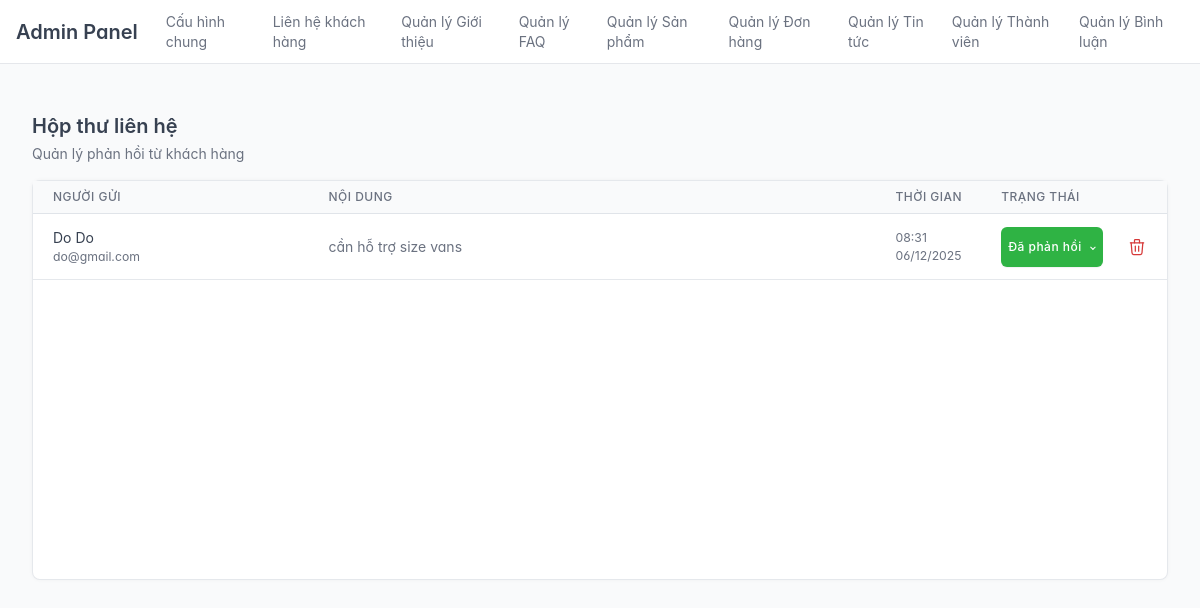
The page /public/index.php?url=admin/contact/list (signed in) on the database as committed earlier.
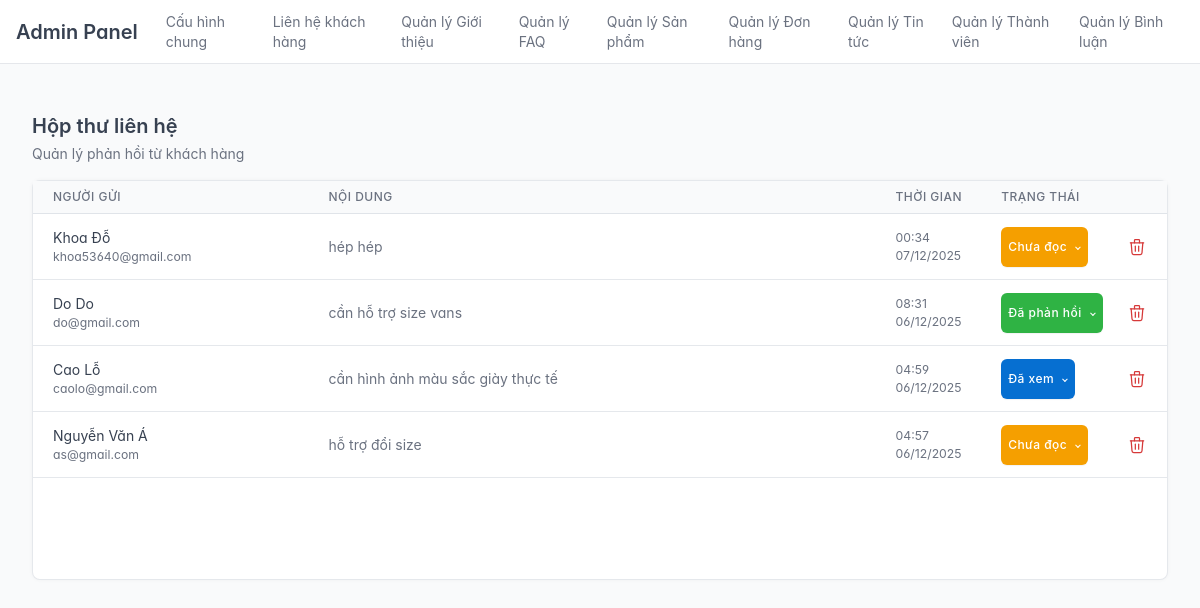
The same page on the database as committed later.
### tables this page shows
CREATE TABLE `contacts` (
  `id` int(11) NOT NULL,
  `name` varchar(100) NOT NULL,
  `email` varchar(100) NOT NULL,
  `message` text NOT NULL,
  `status` enum('unread','read','replied') NOT NULL DEFAULT 'unread',
  `submitted_at` timestamp NOT NULL DEFAULT current_timestamp(),
  `created_at` timestamp NOT NULL DEFAULT current_timestamp()
);

### app/libraries/Database.php (called while the page is built, shortened)
<?php
class Database
{
    private $host = DB_HOST;
    private $user = DB_USER;
    private $pass = DB_PASS;
    private $dbname = DB_NAME;
    private $dbh;
    private $stmt;
    public function __construct()
    {
        $dsn = 'mysql:host=' . $this->host . ';dbname=' . $this->dbname . ';charset=utf8';
        $options = [
            PDO::ATTR_PERSISTENT => true,
            PDO::ATTR_ERRMODE => PDO::ERRMODE_EXCEPTION,
            PDO::ATTR_DEFAULT_FETCH_MODE => PDO::FETCH_OBJ,
            PDO::ATTR_EMULATE_PREPARES => false,
        ];
        try
        {
            $this->dbh = new PDO($dsn, $this->user, $this->pass, $options);
        }
        catch (PDOException $e)
        {
            $this->error = $e->getMessage();
            echo $this->error;
        }
    }
    public function query($sql)
    {
        $this->stmt = $this->dbh->prepare($sql);
    }
    public function execute()
    {
        return $this->stmt->execute();
    }
    public function resultSet()
    {
        $this->execute();
        return $this->stmt->fetchAll();
    }
}

### app/models/Contact.php (called while the page is built, shortened)
<?php
class Contact {
    private $db;
    public function __construct() {
        $this->db = new Database;
    }
    public function all() {
        $this->db->query("SELECT * FROM contacts ORDER BY created_at DESC");
        return $this->db->resultSet();
    }
}

### app/views/admin/contacts/list.php (the view, shortened to what this page needs)
<div class="container-xl">
    <div class="page-header d-print-none">
        <div class="row align-items-center">
            <div class="col">
                <h2 class="page-title">Hộp thư liên hệ</h2>
                <div class="text-muted mt-1">Quản lý phản hồi từ khách hàng</div>
            </div>
        </div>
    </div>
    <div class="card mt-3" style="min-height: 400px;">
        <table class="table table-vcenter card-table table-hover">
            <thead>
                <tr>
                    <th class="w-25">Người gửi</th>
                    <th class="w-50">Nội dung</th>
                    <th>Thời gian</th>
                    <th>Trạng thái</th>
                    <th class="w-1"></th>
                </tr>
            </thead>
            <tbody>
                <?php if (!empty($contacts)): ?>
                    <?php foreach($contacts as $row): ?>
                        <?php
                            $row = (object)$row;
                            $status = $row->status ?? 'unread';
                            $statusLabel = 'Chưa đọc';
                            $statusColor = 'bg-warning';
                            if ($status == 'read' || $status == 1) {
                                $statusLabel = 'Đã xem';
                                $statusColor = 'bg-blue';
                            } elseif ($status == 'replied') {
                                $statusLabel = 'Đã phản hồi';
                                $statusColor = 'bg-success';
                            }
                        ?>
                    <tr>
                        <td>
                            <div class="font-weight-medium"><?php echo htmlspecialchars($row->name); ?></div>
                            <div class="text-muted small text-truncate"><?php echo htmlspecialchars($row->email); ?></div>
                        </td>
                        <td>
                            <div class="text-muted text-truncate" style="max-width: 400px;" title="<?php echo htmlspecialchars($row->message); ?>">
                                <?php echo htmlspecialchars($row->message); ?>
                            </div>
                        </td>
                        <td class="text-muted small">
                            <?php echo isset($row->created_at) ? date('H:i d/m/Y', strtotime($row->created_at)) : ''; ?>
                        </td>
                        <td style="overflow: visible;">
                            <div class="dropdown">
                                <button class="btn badge <?php echo $statusColor; ?> text-white dropdown-toggle align-text-top"
                                        type="button"
                                        data-bs-toggle="dropdown"
                                        aria-expanded="false"
                                        data-bs-boundary="viewport"> <?php echo $statusLabel; ?>
                                </button>
                            </div>
                        </td>
                        <td>
                            <a href="<?= URLROOT ?>/public/index.php?url=admin/contact/delete&id=<?php echo $row->id; ?>"
                               class="text-danger"
                               onclick="return confirm('Bạn có chắc muốn xóa liên hệ này?');"
                               title="Xóa">
                            </a>
                        </td>
                    </tr>
                    <?php endforeach; ?>
                <?php else: ?>
                    <tr><td colspan="5" class="text-center py-5 text-muted">Không có liên hệ nào</td></tr>
                <?php endif; ?>
            </tbody>
        </table>
    </div>
</div>

Rows that differ between the two databases and show on the page:
added contacts: name "Khoa Đỗ", email "khoa53640@gmail.com", message "hép hép", created_at "00:34 07/12/2025", statusLabel "Chưa đọc"
added contacts: name "Cao Lỗ", email "caolo@gmail.com", message "cần hình ảnh màu sắc giày thực tế", created_at "04:59 06/12/2025", status "Đã xem"
added contacts: name "Nguyễn Văn Á", email "as@gmail.com", message "hỗ trợ đổi size", created_at "04:57 06/12/2025", statusLabel "Chưa đọc"
